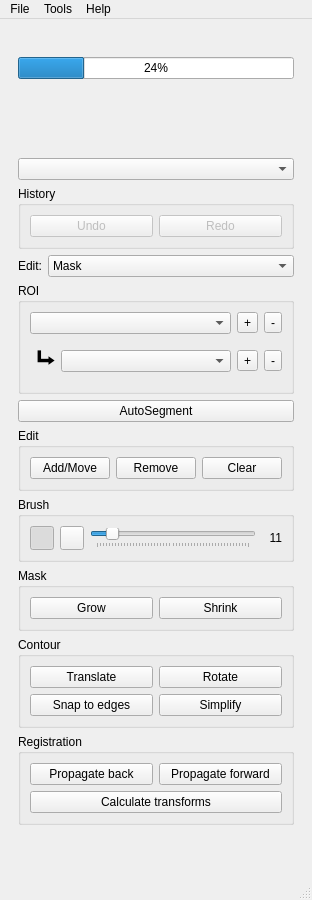
<?xml version="1.0" encoding="UTF-8"?>
<ui version="4.0">
 <class>SegmentationToolbox</class>
 <widget class="QMainWindow" name="SegmentationToolbox">
  <property name="geometry">
   <rect>
    <x>0</x>
    <y>0</y>
    <width>311</width>
    <height>900</height>
   </rect>
  </property>
  <property name="windowTitle">
   <string>MainWindow</string>
  </property>
  <widget class="QWidget" name="centralwidget">
   <layout class="QVBoxLayout" name="verticalLayout">
    <item>
     <widget class="QWidget" name="splashWidget" native="true">
      <layout class="QVBoxLayout" name="verticalLayout_8">
       <item>
        <widget class="QLabel" name="splash_label">
         <property name="text">
          <string/>
         </property>
         <property name="alignment">
          <set>Qt::AlignCenter</set>
         </property>
        </widget>
       </item>
       <item>
        <widget class="QProgressBar" name="splash_progressbar">
         <property name="value">
          <number>24</number>
         </property>
        </widget>
       </item>
       <item>
        <widget class="QLabel" name="splash_text_label">
         <property name="text">
          <string/>
         </property>
        </widget>
       </item>
       <item>
        <spacer name="verticalSpacer_2">
         <property name="orientation">
          <enum>Qt::Vertical</enum>
         </property>
         <property name="sizeHint" stdset="0">
          <size>
           <width>20</width>
           <height>40</height>
          </size>
         </property>
        </spacer>
       </item>
      </layout>
     </widget>
    </item>
    <item>
     <widget class="QWidget" name="mainUIWidget" native="true">
      <layout class="QVBoxLayout" name="verticalLayout_9">
       <item>
        <widget class="QComboBox" name="classification_combo"/>
       </item>
       <item>
        <widget class="QGroupBox" name="history_group">
         <property name="title">
          <string>History</string>
         </property>
         <layout class="QHBoxLayout" name="horizontalLayout_3">
          <item>
           <widget class="QPushButton" name="undoButton">
            <property name="enabled">
             <bool>false</bool>
            </property>
            <property name="text">
             <string>Undo</string>
            </property>
           </widget>
          </item>
          <item>
           <widget class="QPushButton" name="redoButton">
            <property name="enabled">
             <bool>false</bool>
            </property>
            <property name="text">
             <string>Redo</string>
            </property>
           </widget>
          </item>
         </layout>
        </widget>
       </item>
       <item>
        <layout class="QHBoxLayout" name="horizontalLayout_6">
         <item>
          <widget class="QLabel" name="label_2">
           <property name="sizePolicy">
            <sizepolicy hsizetype="Minimum" vsizetype="Preferred">
             <horstretch>0</horstretch>
             <verstretch>0</verstretch>
            </sizepolicy>
           </property>
           <property name="text">
            <string>Edit:</string>
           </property>
          </widget>
         </item>
         <item>
          <widget class="QComboBox" name="editmode_combo">
           <property name="sizePolicy">
            <sizepolicy hsizetype="Preferred" vsizetype="Fixed">
             <horstretch>1</horstretch>
             <verstretch>0</verstretch>
            </sizepolicy>
           </property>
           <item>
            <property name="text">
             <string>Mask</string>
            </property>
           </item>
           <item>
            <property name="text">
             <string>Contour</string>
            </property>
           </item>
          </widget>
         </item>
        </layout>
       </item>
       <item>
        <widget class="QGroupBox" name="ROI_group">
         <property name="sizePolicy">
          <sizepolicy hsizetype="Preferred" vsizetype="Minimum">
           <horstretch>0</horstretch>
           <verstretch>0</verstretch>
          </sizepolicy>
         </property>
         <property name="title">
          <string>ROI</string>
         </property>
         <layout class="QVBoxLayout" name="verticalLayout_2">
          <item>
           <layout class="QHBoxLayout" name="horizontalLayout">
            <item>
             <widget class="QComboBox" name="roi_combo"/>
            </item>
            <item>
             <widget class="QToolButton" name="roi_add_button">
              <property name="text">
               <string>+</string>
              </property>
             </widget>
            </item>
            <item>
             <widget class="QToolButton" name="roi_remove_button">
              <property name="text">
               <string>-</string>
              </property>
             </widget>
            </item>
           </layout>
          </item>
          <item>
           <widget class="QWidget" name="subroi_widget" native="true">
            <layout class="QHBoxLayout" name="horizontalLayout_2">
             <property name="spacing">
              <number>6</number>
             </property>
             <property name="leftMargin">
              <number>0</number>
             </property>
             <property name="topMargin">
              <number>0</number>
             </property>
             <property name="rightMargin">
              <number>0</number>
             </property>
             <property name="bottomMargin">
              <number>0</number>
             </property>
             <item>
              <widget class="QLabel" name="label">
               <property name="font">
                <font>
                 <pointsize>18</pointsize>
                 <weight>75</weight>
                 <bold>true</bold>
                </font>
               </property>
               <property name="text">
                <string> ⮡</string>
               </property>
              </widget>
             </item>
             <item>
              <widget class="QComboBox" name="subroi_combo">
               <property name="sizePolicy">
                <sizepolicy hsizetype="Preferred" vsizetype="Fixed">
                 <horstretch>1</horstretch>
                 <verstretch>0</verstretch>
                </sizepolicy>
               </property>
              </widget>
             </item>
             <item>
              <widget class="QToolButton" name="subroi_add_button">
               <property name="text">
                <string>+</string>
               </property>
              </widget>
             </item>
             <item>
              <widget class="QToolButton" name="subroi_remove_button">
               <property name="text">
                <string>-</string>
               </property>
              </widget>
             </item>
            </layout>
           </widget>
          </item>
         </layout>
        </widget>
       </item>
       <item>
        <widget class="QPushButton" name="autosegment_button">
         <property name="text">
          <string>AutoSegment</string>
         </property>
        </widget>
       </item>
       <item>
        <widget class="QGroupBox" name="edit_group">
         <property name="sizePolicy">
          <sizepolicy hsizetype="Preferred" vsizetype="Preferred">
           <horstretch>0</horstretch>
           <verstretch>0</verstretch>
          </sizepolicy>
         </property>
         <property name="title">
          <string>Edit</string>
         </property>
         <layout class="QVBoxLayout" name="verticalLayout_3">
          <item>
           <layout class="QHBoxLayout" name="horizontalLayout_8">
            <item>
             <widget class="QPushButton" name="addpaint_button">
              <property name="text">
               <string>Add/Move</string>
              </property>
              <property name="checkable">
               <bool>true</bool>
              </property>
              <property name="checked">
               <bool>false</bool>
              </property>
              <property name="autoExclusive">
               <bool>false</bool>
              </property>
             </widget>
            </item>
            <item>
             <widget class="QPushButton" name="removeerase_button">
              <property name="text">
               <string>Remove</string>
              </property>
              <property name="checkable">
               <bool>true</bool>
              </property>
              <property name="autoExclusive">
               <bool>false</bool>
              </property>
             </widget>
            </item>
            <item>
             <widget class="QPushButton" name="removeall_button">
              <property name="text">
               <string>Clear</string>
              </property>
             </widget>
            </item>
           </layout>
          </item>
         </layout>
        </widget>
       </item>
       <item>
        <widget class="QGroupBox" name="brush_group">
         <property name="title">
          <string>Brush</string>
         </property>
         <layout class="QVBoxLayout" name="verticalLayout_6">
          <item>
           <layout class="QHBoxLayout" name="horizontalLayout_5">
            <item>
             <widget class="QToolButton" name="circlebrush_button">
              <property name="minimumSize">
               <size>
                <width>24</width>
                <height>24</height>
               </size>
              </property>
              <property name="font">
               <font>
                <pointsize>20</pointsize>
                <weight>50</weight>
                <bold>false</bold>
               </font>
              </property>
              <property name="text">
               <string/>
              </property>
              <property name="icon">
               <iconset>
                <normaloff>ui/images/circle.png</normaloff>ui/images/circle.png</iconset>
              </property>
              <property name="checkable">
               <bool>true</bool>
              </property>
              <property name="checked">
               <bool>true</bool>
              </property>
              <property name="autoExclusive">
               <bool>true</bool>
              </property>
             </widget>
            </item>
            <item>
             <widget class="QToolButton" name="squarebrush_button">
              <property name="minimumSize">
               <size>
                <width>24</width>
                <height>24</height>
               </size>
              </property>
              <property name="icon">
               <iconset>
                <normaloff>ui/images/square.png</normaloff>ui/images/square.png</iconset>
              </property>
              <property name="checkable">
               <bool>true</bool>
              </property>
              <property name="autoExclusive">
               <bool>true</bool>
              </property>
             </widget>
            </item>
            <item>
             <widget class="QSlider" name="brushsize_slider">
              <property name="sizePolicy">
               <sizepolicy hsizetype="Expanding" vsizetype="Fixed">
                <horstretch>1</horstretch>
                <verstretch>0</verstretch>
               </sizepolicy>
              </property>
              <property name="minimum">
               <number>0</number>
              </property>
              <property name="maximum">
               <number>50</number>
              </property>
              <property name="singleStep">
               <number>1</number>
              </property>
              <property name="pageStep">
               <number>10</number>
              </property>
              <property name="value">
               <number>5</number>
              </property>
              <property name="orientation">
               <enum>Qt::Horizontal</enum>
              </property>
              <property name="tickPosition">
               <enum>QSlider::TicksBelow</enum>
              </property>
             </widget>
            </item>
            <item>
             <widget class="QLabel" name="brushsize_label">
              <property name="sizePolicy">
               <sizepolicy hsizetype="Fixed" vsizetype="Preferred">
                <horstretch>0</horstretch>
                <verstretch>0</verstretch>
               </sizepolicy>
              </property>
              <property name="minimumSize">
               <size>
                <width>20</width>
                <height>0</height>
               </size>
              </property>
              <property name="text">
               <string>11</string>
              </property>
              <property name="alignment">
               <set>Qt::AlignRight|Qt::AlignTrailing|Qt::AlignVCenter</set>
              </property>
             </widget>
            </item>
           </layout>
          </item>
         </layout>
        </widget>
       </item>
       <item>
        <widget class="QGroupBox" name="maskedit_group">
         <property name="title">
          <string>Mask</string>
         </property>
         <layout class="QVBoxLayout" name="verticalLayout_7">
          <item>
           <layout class="QHBoxLayout" name="horizontalLayout_10">
            <item>
             <widget class="QPushButton" name="grow_button">
              <property name="text">
               <string>Grow</string>
              </property>
             </widget>
            </item>
            <item>
             <widget class="QPushButton" name="shrink_button">
              <property name="text">
               <string>Shrink</string>
              </property>
             </widget>
            </item>
           </layout>
          </item>
         </layout>
        </widget>
       </item>
       <item>
        <widget class="QGroupBox" name="contouredit_widget">
         <property name="title">
          <string>Contour</string>
         </property>
         <layout class="QVBoxLayout" name="verticalLayout_4">
          <item>
           <layout class="QHBoxLayout" name="horizontalLayout_7">
            <item>
             <widget class="QPushButton" name="translateContour_button">
              <property name="text">
               <string>Translate</string>
              </property>
              <property name="checkable">
               <bool>true</bool>
              </property>
             </widget>
            </item>
            <item>
             <widget class="QPushButton" name="rotateContour_button">
              <property name="text">
               <string>Rotate</string>
              </property>
              <property name="checkable">
               <bool>true</bool>
              </property>
             </widget>
            </item>
           </layout>
          </item>
          <item>
           <layout class="QHBoxLayout" name="horizontalLayout_9">
            <item>
             <widget class="QPushButton" name="optimizeButton">
              <property name="text">
               <string>Snap to edges</string>
              </property>
             </widget>
            </item>
            <item>
             <widget class="QPushButton" name="simplifyButton">
              <property name="text">
               <string>Simplify</string>
              </property>
             </widget>
            </item>
           </layout>
          </item>
         </layout>
        </widget>
       </item>
       <item>
        <widget class="QGroupBox" name="registrationGroup">
         <property name="title">
          <string>Registration</string>
         </property>
         <layout class="QVBoxLayout" name="verticalLayout_5">
          <item>
           <layout class="QHBoxLayout" name="horizontalLayout_4">
            <item>
             <widget class="QPushButton" name="propagateBackButton">
              <property name="text">
               <string>Propagate back</string>
              </property>
             </widget>
            </item>
            <item>
             <widget class="QPushButton" name="propagateForwardButton">
              <property name="text">
               <string>Propagate forward</string>
              </property>
             </widget>
            </item>
           </layout>
          </item>
          <item>
           <widget class="QPushButton" name="calcTransformsButton">
            <property name="text">
             <string>Calculate transforms</string>
            </property>
           </widget>
          </item>
         </layout>
        </widget>
       </item>
       <item>
        <spacer name="verticalSpacer">
         <property name="orientation">
          <enum>Qt::Vertical</enum>
         </property>
         <property name="sizeHint" stdset="0">
          <size>
           <width>20</width>
           <height>40</height>
          </size>
         </property>
        </spacer>
       </item>
      </layout>
     </widget>
    </item>
   </layout>
  </widget>
  <widget class="QMenuBar" name="menubar">
   <property name="geometry">
    <rect>
     <x>0</x>
     <y>0</y>
     <width>311</width>
     <height>30</height>
    </rect>
   </property>
   <widget class="QMenu" name="menuFile">
    <property name="title">
     <string>File</string>
    </property>
    <widget class="QMenu" name="menuSave_masks">
     <property name="title">
      <string>Save masks...</string>
     </property>
     <widget class="QMenu" name="menuSave_as_Numpy">
      <property name="title">
       <string>Save as Numpy...</string>
      </property>
      <addaction name="actionSaveNPZ"/>
      <addaction name="actionSaveNPY"/>
     </widget>
     <addaction name="menuSave_as_Numpy"/>
     <addaction name="actionSave_as_Dicom"/>
     <addaction name="actionSave_as_Nifti"/>
    </widget>
    <addaction name="actionLoad_data"/>
    <addaction name="separator"/>
    <addaction name="actionImport_ROIs"/>
    <addaction name="actionExport_ROIs"/>
    <addaction name="separator"/>
    <addaction name="actionImport_masks"/>
    <addaction name="menuSave_masks"/>
   </widget>
   <widget class="QMenu" name="menuTools">
    <property name="title">
     <string>Tools</string>
    </property>
    <addaction name="actionCalculate_statistics"/>
   </widget>
   <widget class="QMenu" name="menuHelp">
    <property name="title">
     <string>Help</string>
    </property>
    <addaction name="actionAbout"/>
   </widget>
   <addaction name="menuFile"/>
   <addaction name="menuTools"/>
   <addaction name="menuHelp"/>
  </widget>
  <widget class="QStatusBar" name="statusbar"/>
  <action name="actionImport_ROIs">
   <property name="text">
    <string>Import ROI file...</string>
   </property>
  </action>
  <action name="actionExport_ROIs">
   <property name="text">
    <string>Export ROI file...</string>
   </property>
  </action>
  <action name="actionImport_masks">
   <property name="text">
    <string>Import masks...</string>
   </property>
  </action>
  <action name="actionSave_as_Dicom">
   <property name="text">
    <string>Save as Dicom...</string>
   </property>
  </action>
  <action name="actionSave_as_Nifti">
   <property name="text">
    <string>Save as Nifti...</string>
   </property>
  </action>
  <action name="actionLoad_data">
   <property name="text">
    <string>Load data...</string>
   </property>
  </action>
  <action name="actionSaveNPZ">
   <property name="text">
    <string>Single file</string>
   </property>
  </action>
  <action name="actionSaveNPY">
   <property name="text">
    <string>Multiple files</string>
   </property>
  </action>
  <action name="actionCalculate_statistics">
   <property name="text">
    <string>Calculate statistics...</string>
   </property>
  </action>
  <action name="actionAbout">
   <property name="text">
    <string>About...</string>
   </property>
  </action>
 </widget>
 <resources/>
 <connections/>
 <slots>
  <slot>setROI(str,str)</slot>
 </slots>
</ui>
